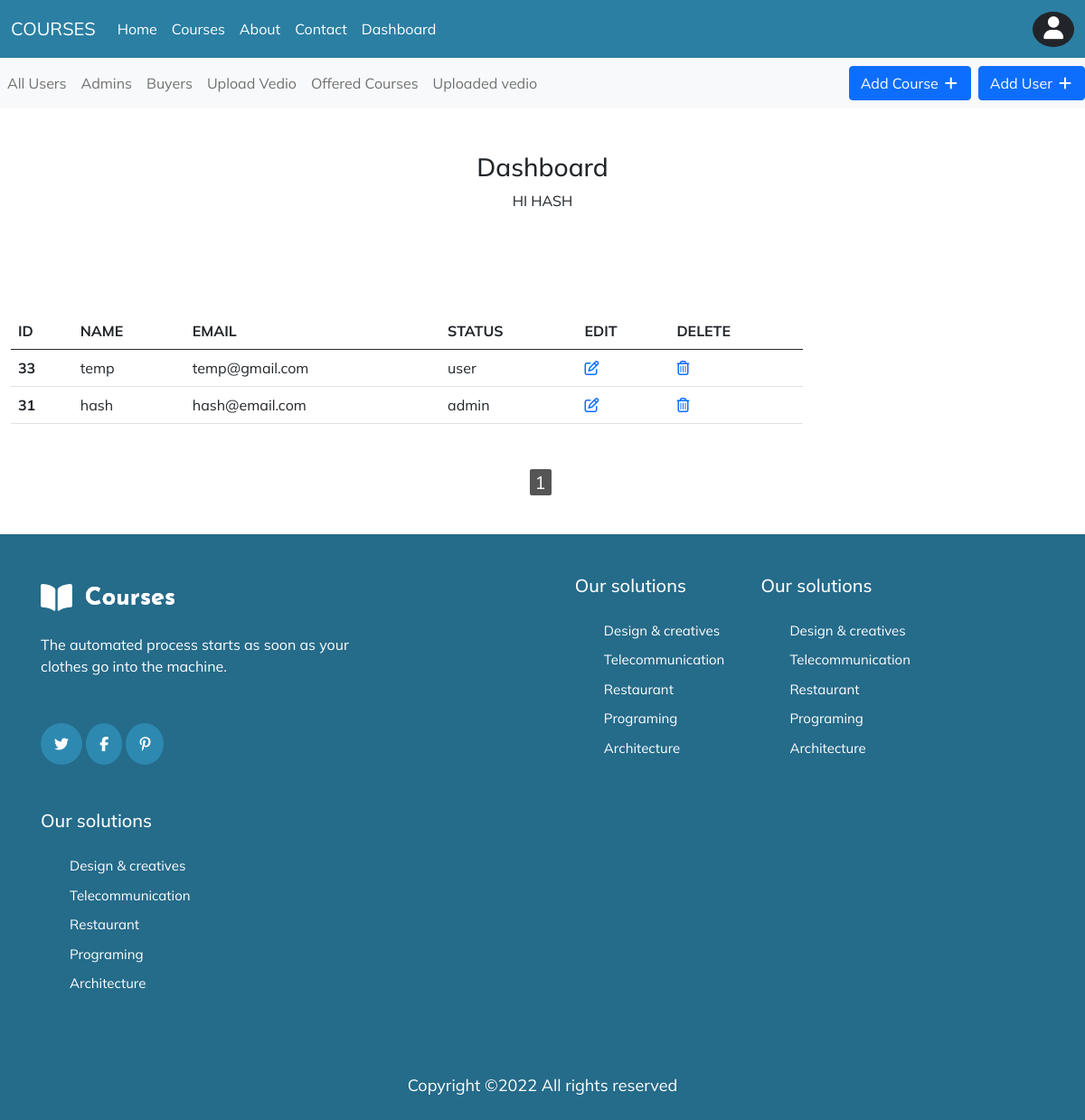
/dash.php (signed in), run on the app's committed database.
### tables this page shows
CREATE TABLE `signup` (
  `user_name` text NOT NULL,
  `user_email` varchar(50) NOT NULL,
  `user_pass` varchar(255) NOT NULL,
  `user_id` int(10) NOT NULL,
  `status` text NOT NULL
);

### dash.php (the view, shortened to what this page needs)
<?php include_once 'header.php';
include 'headdash.php';
?>
<link href="https://cdn.jsdelivr.net/npm/bootstrap@5.0.2/dist/css/bootstrap.min.css" rel="stylesheet">
<div class="container-fluid">
    <div class="row">
        <div class="col-md-6 offset-3 mt-5 mb-5">
            <center>
                <h3>Dashboard</h3>
                <p class="text-uppercase">HI <?php echo $_SESSION['$username'] ?></p>
            </center>
        </div>
    </div>
    <div class="row">
    <div class="col-9">
    <table class="table mt-5 mb-5">
  <thead>
    <tr>
      <th scope="col">ID</th>
      <th scope="col">NAME</th>
      <th scope="col">EMAIL</th>
      <th scope="col">STATUS</th>
      <th scope="col">EDIT</th>
      <th scope="col">DELETE</th>
    </tr>
  </thead>
  <tbody>
    <?php
  include 'connection.php';
  $limit = 5;
  if(isset($_GET['page'])){
      $page = $_GET['page'];
   }else{
       $page = 1;
   }
   $offset = ($page - 1) * $limit;
  $sql = "select * from signup order by signup.user_id desc limit {$offset},{$limit}";
  $result = mysqli_query($conn, $sql);
  if(mysqli_num_rows($result)>0){
      while($rows = mysqli_fetch_assoc($result)){
          echo "<tr>";
          echo "<th>$rows[user_id]</th>";
          echo "<td>$rows[user_name]</td>";
          echo "<td>$rows[user_email]</td>";
          echo "<td>$rows[status]</td>";
          echo "<td><a href='edit.php?user=$rows[user_id]'><i class='fa fa-edit'></i></a></td>";
          echo "<td><a href='delete.php?user=$rows[user_id]'><i class='fa fa-trash-o'></i></a></td>";
          echo "</tr>";
      }
  }
  ?>
  </tbody>
</table>
</div>
    </div>
    <?php
$sql1 = "select * from signup";
$result1 = mysqli_query($conn, $sql1);
$total_record = mysqli_num_rows($result1);
$limit = 5;
$total_page = ceil($total_record/$limit);
echo "<ul class='pagination'>";
for($i = 1; $i<=$total_page; $i++){
  if($i == $page){
    $active = "active";
}
else{
    $active = "";
}
  echo '<li><a class="'.$active.'" href="dash.php?page='.$i.'">'.$i.'</a></li>';
}
echo " </ul>";
?>
</div>
<?php include_once 'footer.php'; ?>

### assets/css/style.css (style rules this page uses)
body { line-height: 1.5; font-family: 'Poppins', sans-serif; }
* { margin: 0px; padding: 0px; font-family: "Mulish", sans-serif; box-sizing: border-box; }
:root { --btn: rgb(255, 159, 103); --btnhover: #3ba9d8; --navbackground: #2B7FA3; --scrolltop: #2B7FA3; --fontsize: 18px; --padding: 5px; --btnradius: 3px; --fontcolor: white; --bgimg: url(../img/school-supplies-stationery-blue-background-copy-space.jpg); --fontcolorbl: #256b8a; --fontcolorlight: #7f86a3; --cardradius: 10px; --starcolor: #ff7b2e; }
.pagination { display: flex !important; justify-content: center; text-align: center; margin: 0; margin-bottom: 5px; }
.pagination li { display:inline-block; margin: 0 5px 0 0; padding: 2px; }
.pagination li a { border: none; border-radius: 2px; font-size: 20px; background: #1e90ff; color: #fff; text-decoration: none; padding: 2px 6px 2px 6px; }
.active { background: #555555 !important; border-radius: 2px; }

### data on the page
signup: user_id "33", user_name "temp", user_email "temp@gmail.com", status "user"
signup: user_id "31", user_name "hash", user_email "hash@email.com", status "admin"

### other printed values
$_SESSION['$username'] "HASH"
